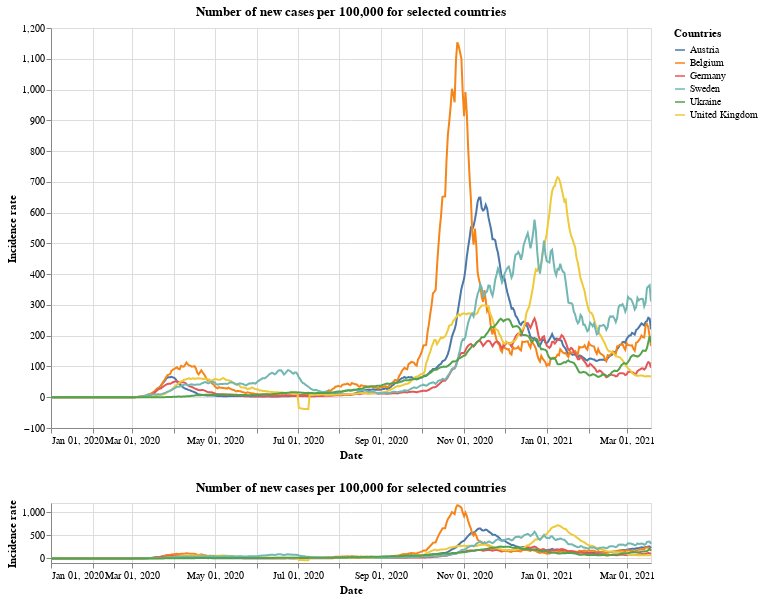

Notebook source saved alongside this figure:
### Markdown cell above
## New cases per 100,000

### Code cell
#collapse
brush = alt.selection(type='interval', encodings=['x'])

base = alt.Chart(x_small).mark_line().transform_window(
    rolling_mean='sum(new_cases_per)',
    frame=[-7, 0],
    groupby=['id']
).encode(
    x=alt.X("yearmonthdate(date):T",
            axis=alt.Axis(title='Date')
           ),
    y=alt.Y("rolling_mean:Q",
            axis=alt.Axis(title='Incidence rate')
           ),
    tooltip='id',
    color=alt.Color('id', legend=alt.Legend(title="Countries")),
    opacity=alt.condition(leg_selection, alt.value(1), alt.value(0.2))
).add_selection(leg_selection).properties(
    width=600,
    height=400,
    title='Number of new cases per 100,000 for selected countries'
)

upper = base.encode(
    alt.X('yearmonthdate(date):T',axis=alt.Axis(title='Date'),
          scale=alt.Scale(domain=brush))
)

lower = base.properties(
    height=60
).add_selection(brush)

upper & lower

### Figure 1 — Vega-Lite specification as saved in the notebook (floating-point values rounded to 4 significant figures; data arrays with more than 128 entries replaced by an {"elided": "..."} marker saying what was removed)
{"config": {"view": {"continuousWidth": 400, "continuousHeight": 300}}, "vconcat": [{"mark": "line", "encoding": {"color": {"type": "nominal", "field": "id", "legend": {"title": "Countries"}}, "opacity": {"condition": {"value": 1, "selection": "selector001"}, "value": 0.2}, "tooltip": {"type": "nominal", "field": "id"}, "x": {"type": "temporal", "axis": {"title": "Date"}, "field": "date", "scale": {"domain": {"selection": "selector004"}}, "timeUnit": "yearmonthdate"}, "y": {"type": "quantitative", "axis": {"title": "Incidence rate"}, "field": "rolling_mean"}}, "height": 400, "selection": {"selector001": {"type": "multi", "fields": ["id"], "bind": "legend"}}, "title": "Number of new cases per 100,000 for selected countries", "transform": [{"window": [{"op": "sum", "field": "new_cases_per", "as": "rolling_mean"}], "frame": [-7, 0], "groupby": ["id"]}], "width": 600}, {"mark": "line", "encoding": {"color": {"type": "nominal", "field": "id", "legend": {"title": "Countries"}}, "opacity": {"condition": {"value": 1, "selection": "selector001"}, "value": 0.2}, "tooltip": {"type": "nominal", "field": "id"}, "x": {"type": "temporal", "axis": {"title": "Date"}, "field": "date", "timeUnit": "yearmonthdate"}, "y": {"type": "quantitative", "axis": {"title": "Incidence rate"}, "field": "rolling_mean"}}, "height": 60, "selection": {"selector001": {"type": "multi", "fields": ["id"], "bind": "legend"}, "selector004": {"type": "interval", "encodings": ["x"]}}, "title": "Number of new cases per 100,000 for selected countries", "transform": [{"window": [{"op": "sum", "field": "new_cases_per", "as": "rolling_mean"}], "frame": [-7, 0], "groupby": ["id"]}], "width": 600}], "data": {"name": "data-7eaf148b328b47a64140a40c5c406741"}, "$schema": "https://vega.github.io/schema/vega-lite/v4.8.1.json", "datasets": {"data-7eaf148b328b47a64140a40c5c406741": {"elided": "2664 records"}}}
